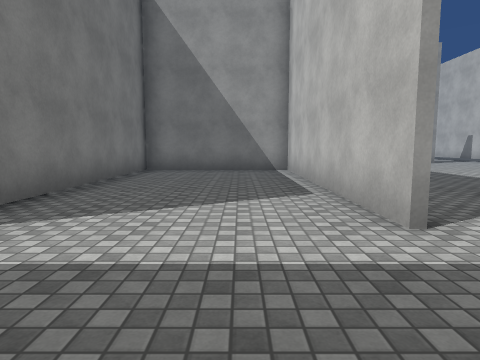
[1] (above)

24 first-person views from a walk through a Unity game level. The camera is 1.3 m above the floor, tilts 6° down and sees 75° across. Doors are open. The floor is counted in squares, 2 m on a side. Each view is taken from the middle of a square. On the plan, view 1 faces up. The plan holds only what a view shows up to about 10 squares ahead; the rest is blank. The place goes on beyond the plan. The player character is not drawn. Surface patterns are stand-ins for the level's own textures.

[2]
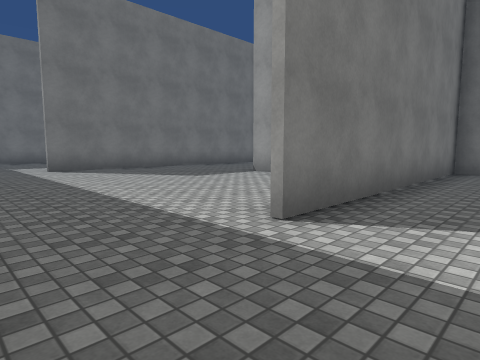

[3]
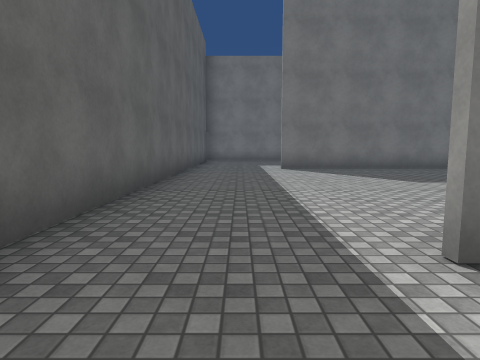

[4]
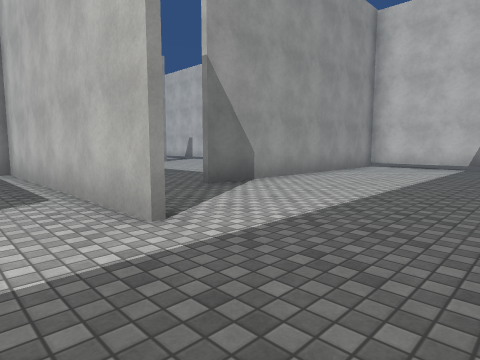

[5]
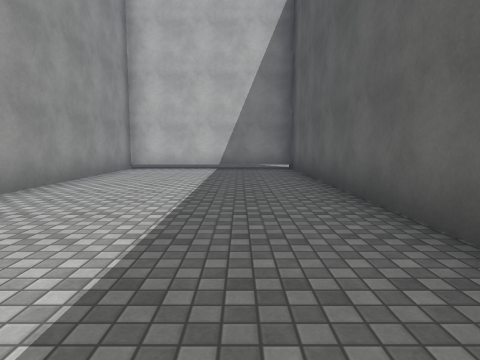

[6]
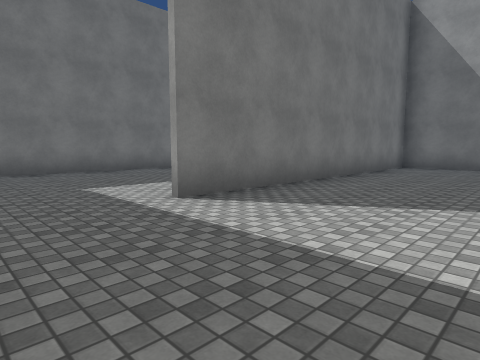

[7]
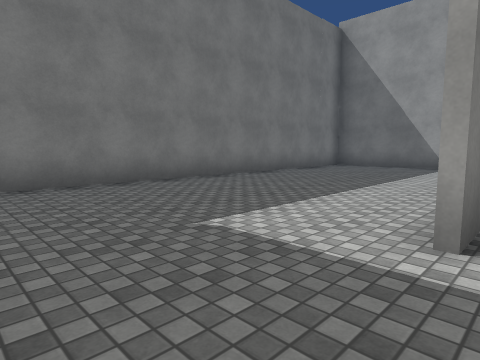

[8]
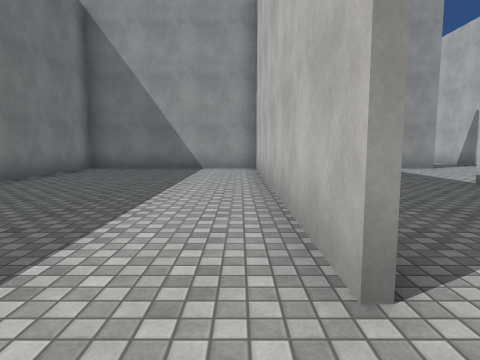

[9]
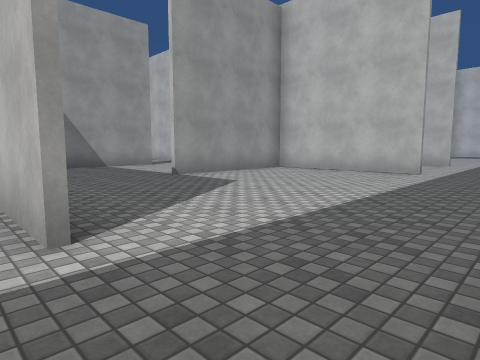

[10]
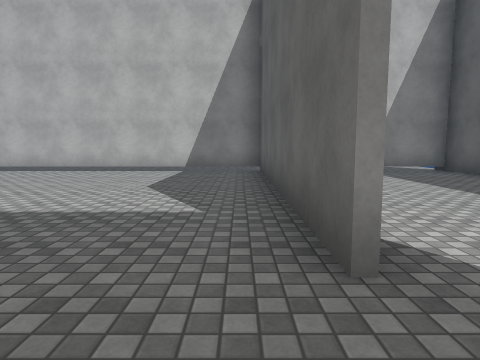

[11]
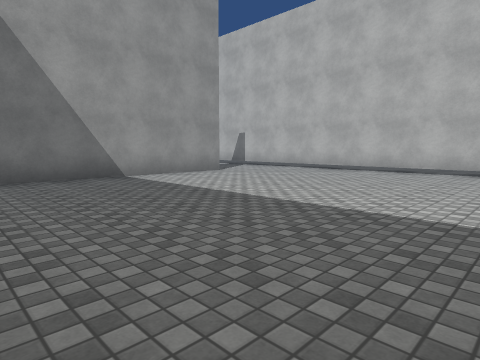

[12]
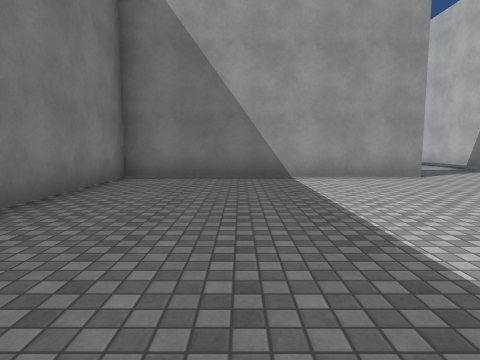

[13]
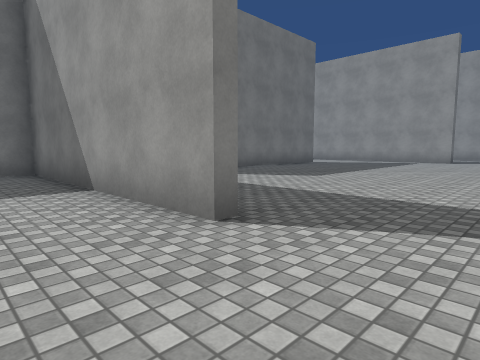

[14]
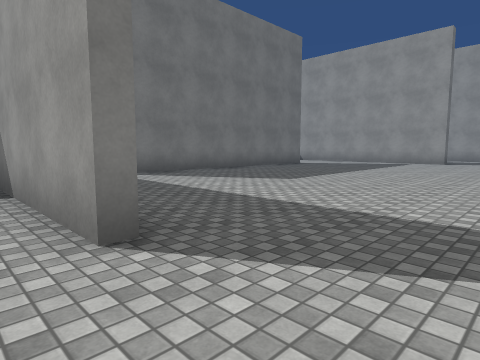

[15]
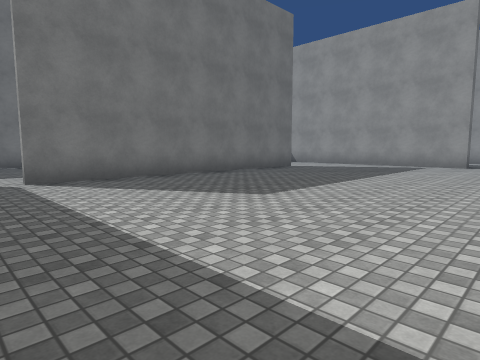

[16]
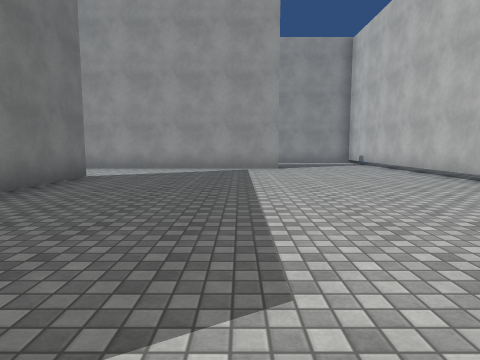

[17]
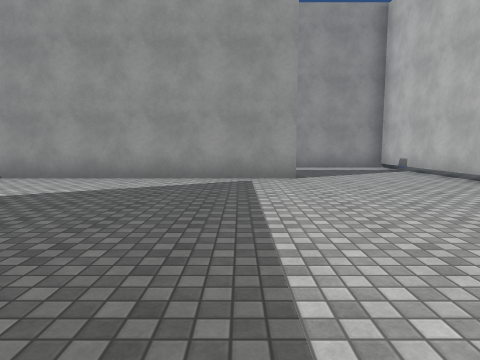

[18]
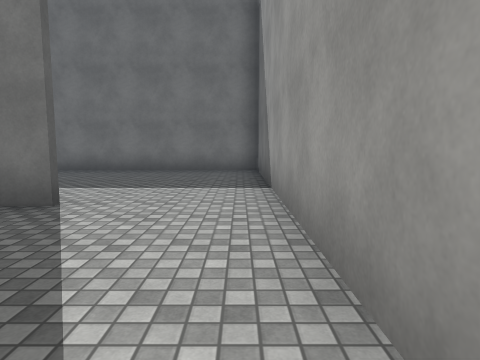

[19]
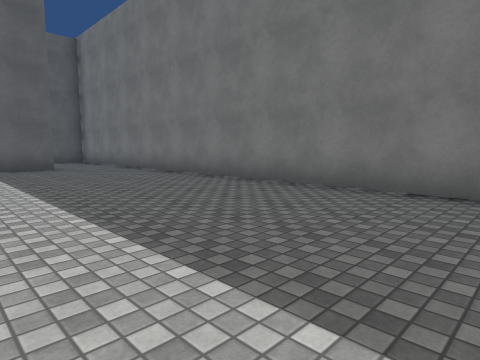

[20]
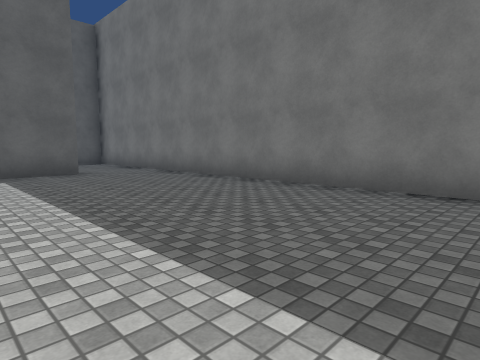

[21]
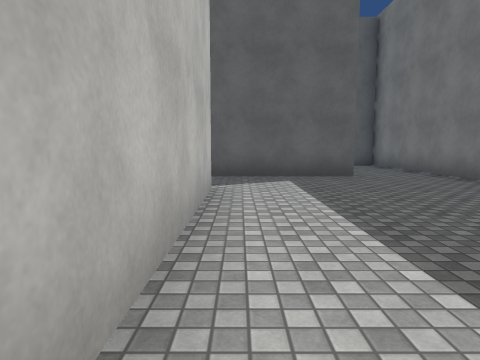

[22]
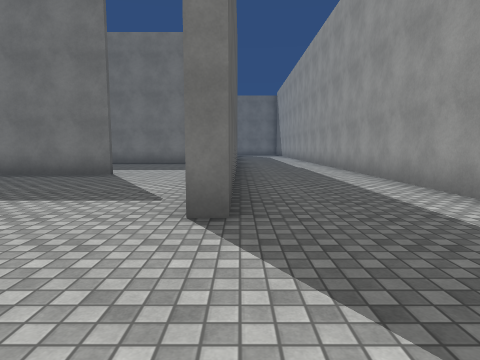

[23]
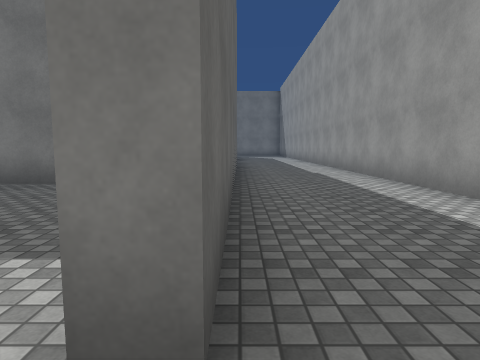

[24]
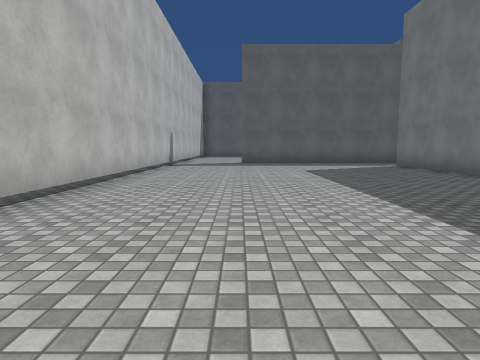

### Floor plan
Points are (right, up) in squares from view 1. A wall is a line through its corners. A room is listed if a view was taken in it or the views show most of it. See-through windows are left out.
Room 1 (views 1, 2, 3, 4, 5, 6, 7, 8, 9)
walls: (-2.8, 2.1) (-2.8, 6.1); (-3.1, 6.3) (-6.9, 6.3); (-2.7, 9.1) (-2.7, 2.1); (-10.5, 2.1) (-10.5, 10.2); (1.4, 2.4) (1.4, 8.9) (-2.8, 8.9); (-5, 10.6) (-15.6, 10.6) (-15.6, 0.6); (-11.1, -0.6) (-2.9, -0.6); (-10.4, 10.6) (-10.4, 2.1); (2.9, -0.6) (10.5, -0.6) (10.5, 4.1); (10.5, 4.3) (3.5, 4.3)
ways out: opening at (2.5, 4) to room 2; opening at (-4.5, 11)
Room 2 (views 10, 11, 12, 13, 14, 15, 16, 17, 18, 19, 20, 21, 22, 23, 24)
walls: (2.4, 15.1) (2.4, 19.5); (2.6, 23) (2.6, 15.1); (8, 12.8) (1.5, 12.8) (1.5, 9.1); (-0.6, 13) (2.8, 13); (10.5, 14.5) (10.5, 29) (7.8, 29); (1.2, 25.9) (7.2, 25.9) (7.2, 25.5) (-2.4, 25.5); (-2.7, 25.6) (-2.7, 9.1); (6.2, 29) (-2, 29); (3.5, 4.4) (10.2, 4.4); (10.5, 4.1) (10.5, 11.8)
ways out: opening at (2.5, 4) to room 1

Where each view was taken, in squares from view 1:
view 1: 0 up, 0 right, facing up
view 2: 0 up, 1 left, facing up-left
view 3: 1 up, 1 left, facing left
view 4: 0 up, 0 right, facing up-right
view 5: 1 up, 1 right, facing right
view 6: 0 up, 7 left, facing up-left
view 7: 0 up, 10 left, facing up-left
view 8: 1 up, 11 left, facing up
view 9: 0 up, 11 left, facing up-right
view 10: 5 up, 2 right, facing right
view 11: 6 up, 2 right, facing up-right
view 12: 6 up, 4 right, facing up
view 13: 11 up, 10 right, facing up-left
view 14: 12 up, 10 right, facing up-left
view 15: 14 up, 9 right, facing up-left
view 16: 16 up, 6 right, facing up
view 17: 19 up, 6 right, facing up
view 18: 25 up, 6 right, facing left
view 19: 23 up, 2 right, facing down-left
view 20: 21 up, 2 right, facing down-left
view 21: 20 up, 2 right, facing down
view 22: 26 up, 10 right, facing left
view 23: 26 up, 8 right, facing left
view 24: 26 up, 8 right, facing down
